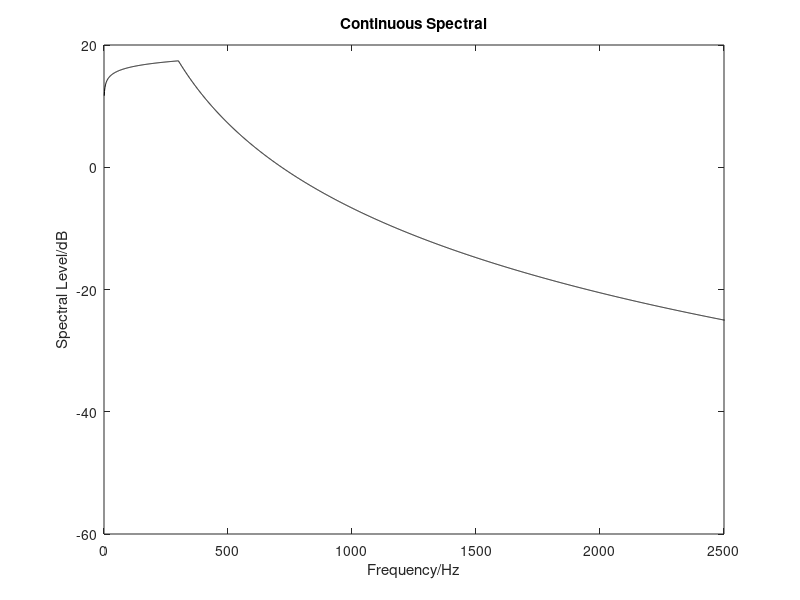

The MATLAB script that drew this image:
%% 

%%%%%理想舰船辐射噪声模型%%%%%
V=input('请输入舰船的航速：');      % 舰船的实际航速
V_max=input('请输入最高航速：');    % 舰船的最高航速，单位/节
DT=input('请输入排水量：');         % 舰船的排水量,单位/吨

SLs=122+50*log(V/10)+15*log(DT);   % 100Hz以上声级的经验公式,单位/dB
% f0=1000-900*V/V_max;             % 谱峰频率,单位/Hz
if V >= 10
    f0 = 300 - 200 * (V - 10) / 30;  % For V >= 10 knots
else
    f0 = 300;  % For V < 10 knots
end
SLf0=SLs+20-20*log(f0);            % 谱峰处声压谱级


K1=1;                            % 低于谱峰频率上升斜率
K2=-20;                            % 高于谱峰频率下降的斜率

%%%%对连续谱进行建模%%%%%
ff=0:1:10000;
SLf=(SLf0-K1*log(f0./ff)).*(ff<f0)+SLf0.*(ff==f0)+(SLf0+K2*log(ff./f0)).*(f0<ff);

figure(5)
plot(ff,SLf,'k');
xlabel('Frequency/Hz');xlim([0,2500])
 ylabel('Spectral Level/dB');%ylim([160,200])
 title('Continuous Spectral')
% grid on;

